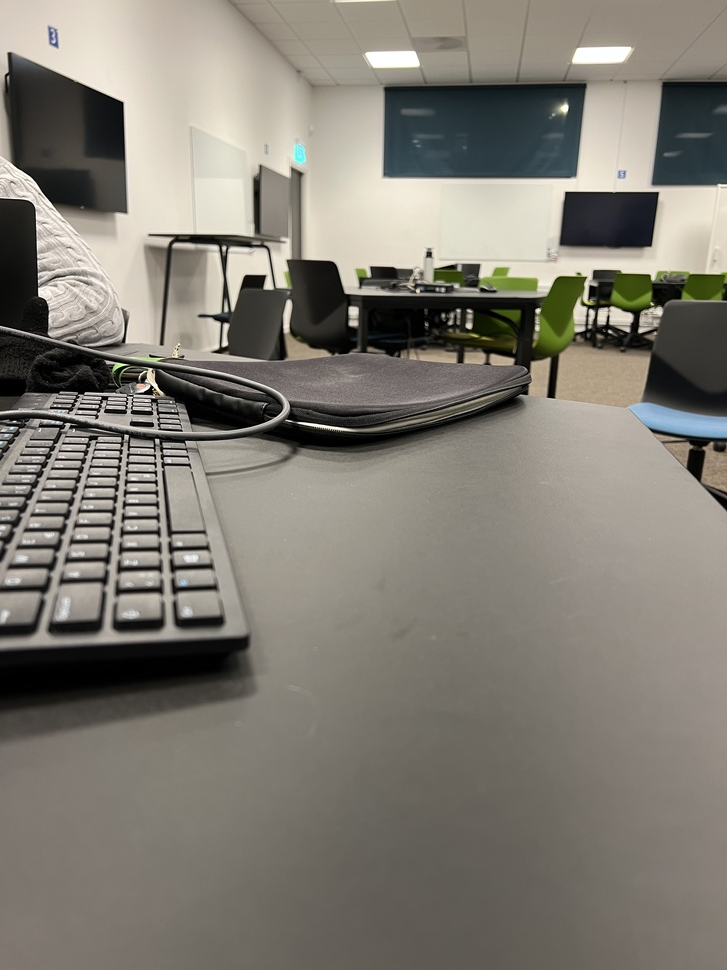
#> input picture Assignment3/start2.jpeg, 727 x 970 px, shrunk from 3024 x 4032 before the run
$ python harris.py   (older library calls are emulated)
#> lines starting #> are read from the running program, lines starting #| are printed output that depends on the picture; after the words box and inside, x2 and y2 are one past the last pixel; in counts of white or black regions, pixels touching at a corner belong together
import cv2
import numpy as np
import matplotlib.pyplot as plt


def harris(img_name, window_size, k, threshold):
#> called with img_name = 'start2.jpeg', window_size = 5, k = 0.04, threshold = 0.3
    img = cv2.imread(img_name)
#> img is the input picture: shape (970, 727, 3); mean B, G, R 115.4, 124.5, 128.6
    gray = cv2.cvtColor(img, cv2.COLOR_BGR2GRAY)
    img_gauss = cv2.GaussianBlur(gray, (3, 3), 0)
    h = img.shape[0]
#> h = 970
    w = img.shape[1]
#> w = 727

    matrix_r = np.zeros((h, w))

    dx = cv2.Sobel(img_gauss, cv2.CV_64F,1,0, ksize=3)
    dy = cv2.Sobel(img_gauss, cv2.CV_64F, 0, 1, ksize=3)

    dx2 = np.square(dx)
    dy2 = np.square(dy)
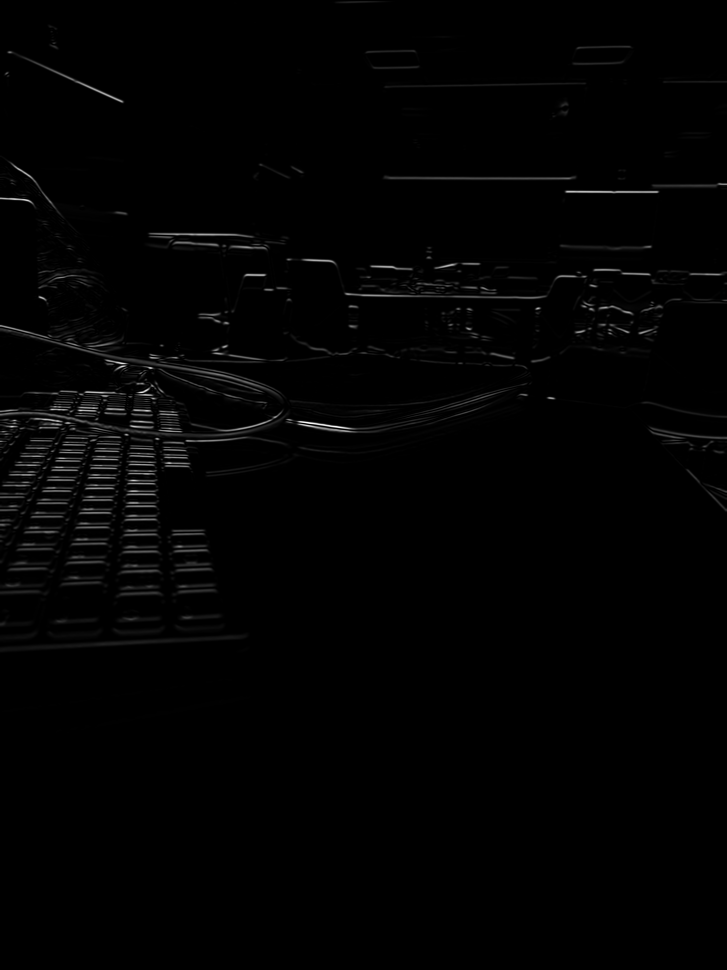
#> dy2: shape (970, 727) float64; min 0, max 525625, mean 5271.9; drawn with min black and max white
    dxy = dx * dy
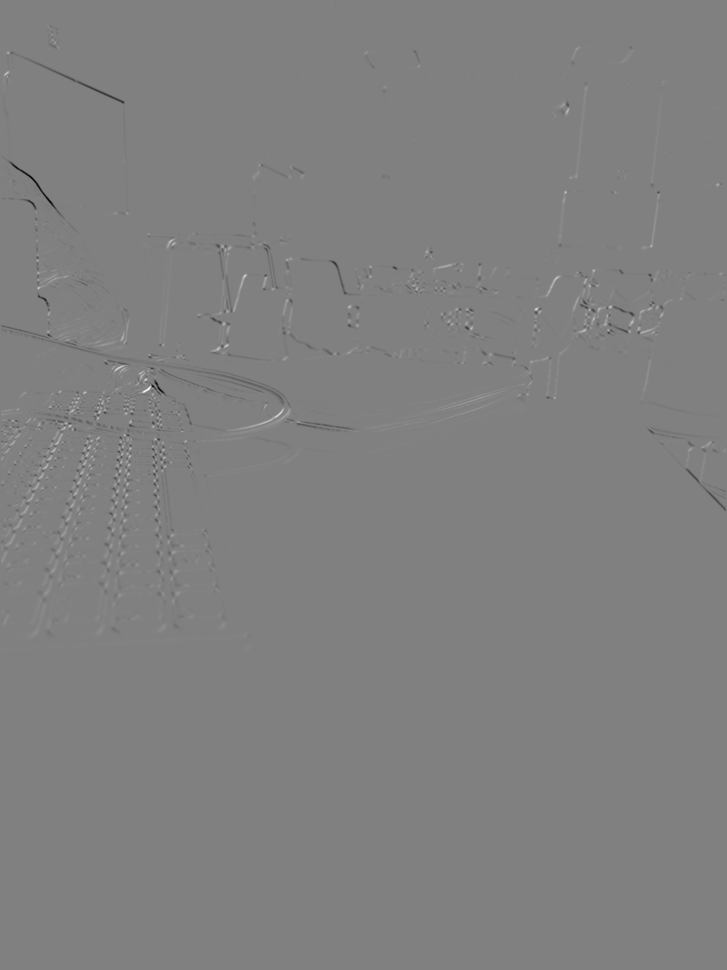
#> dxy: shape (970, 727) float64; min -257439, max 253239, mean -100.5; drawn with min black and max white

    offset = int(window_size/2)
    print("Finding corners...")
    for y in range(offset, h-offset):
        for x in range(offset, w-offset):
            sx2 = np.sum(dx2[y-offset:y+1+offset, x-offset:x+1+offset])
            sy2 = np.sum(dy2[y-offset:y+1+offset, x-offset:x+1+offset])
            sxy = np.sum(dxy[y-offset:y+1+offset, x-offset:x+1+offset])

            H = np.array([[sx2, sxy], [sxy, sy2]])
            det = np.linalg.det(H)
            tr = np.matrix.trace(H)
            R = det - k * (tr ** 2)
            matrix_r[y - offset, x - offset] = R
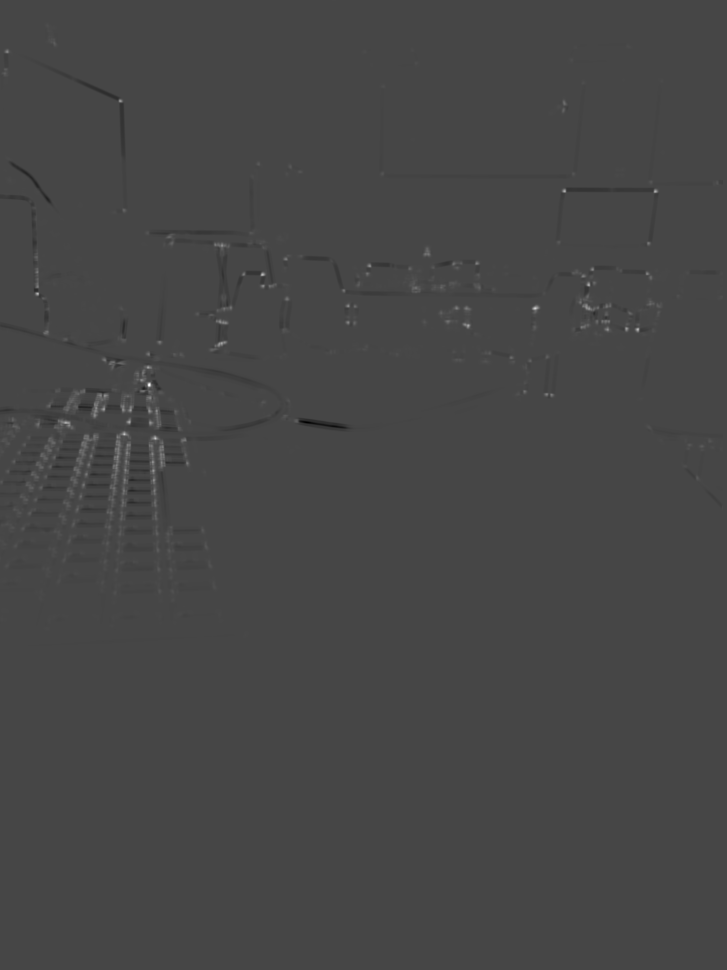
#> matrix_r: shape (970, 727) float64; min -2.21e+12, max 5.75e+12, mean 288057388.3; drawn with min black and max white

    cv2.normalize(matrix_r, matrix_r, 0, 1, cv2.NORM_MINMAX)
    for y in range(offset, h - offset):
        for x in range(offset, w - offset):
            value = matrix_r[y, x]
            if value > threshold:
                cv2.circle(img, (x, y), 3, (0, 255, 0))
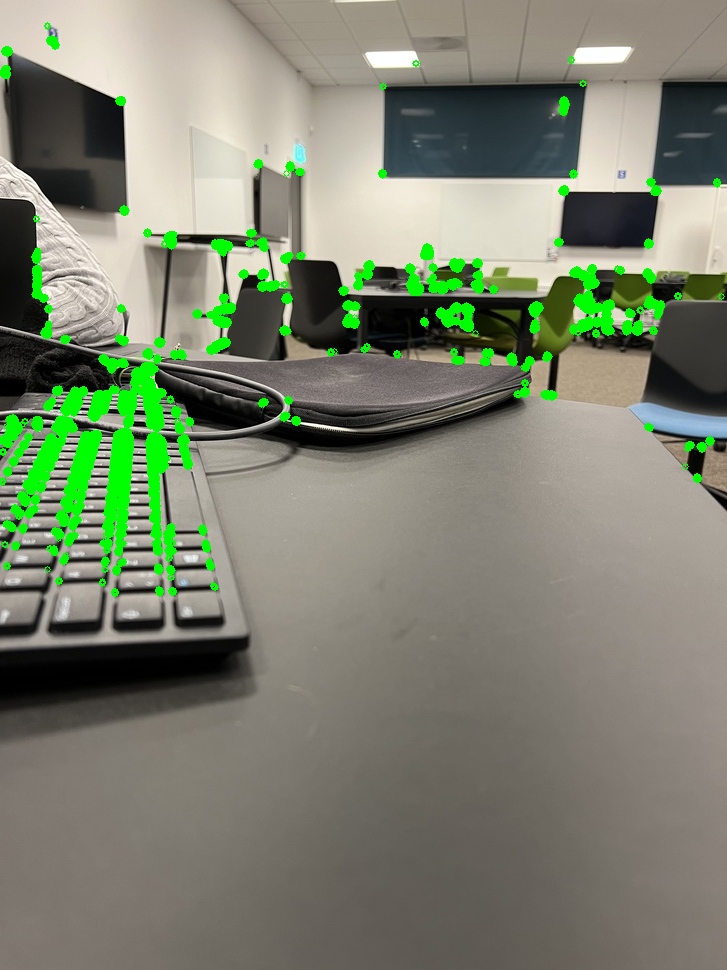
#> img: shape (970, 727, 3); 4.15% of pixels changed, all inside (x1, y1, x2, y2) = (0, 22, 725, 597)

    plt.figure("Harris detector")
    plt.imshow(cv2.cvtColor(img, cv2.COLOR_BGR2RGB)), plt.title("My Harris")
    plt.xticks([]), plt.yticks([])
    plt.show()

def cv2Harris(img_name):
#> called with img_name = 'start2.jpeg'
    img = cv2.imread(img_name)
    gray = cv2.cvtColor(img, cv2.COLOR_BGR2GRAY)

    harris = cv2.cornerHarris(gray, 2, 3, 0.04)
    harris = cv2.dilate(harris, None)
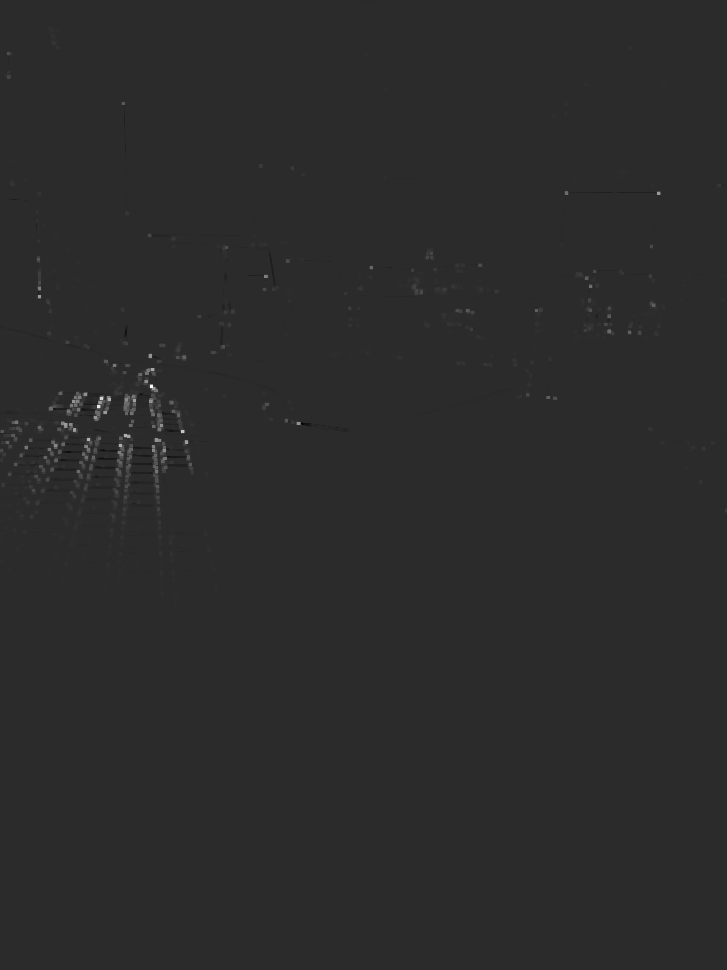
#> harris: shape (970, 727) float32; min -0.00788, max 0.0382, mean 5.19e-05; drawn with min black and max white
    img[harris > 0.01 * harris.max()] = [0, 0, 255]

    plt.figure("Harris detector")
    plt.imshow(cv2.cvtColor(img, cv2.COLOR_BGR2RGB)), plt.title("CV2 Harris")
    plt.xticks([]), plt.yticks([])
    plt.show()

def cv2Sift(img_name):
#> called with img_name = 'start2.jpeg'
    img = cv2.imread(img_name)
    gray = cv2.cvtColor(img, cv2.COLOR_BGR2GRAY)
    sift = cv2.SIFT_create()
    kp = sift.detect(gray, None)
#> kp = 1634 keypoints; strongest (x, y, size): (538, 311, 3.5), (469, 326, 4.4), (564, 108, 6.4), (429, 254, 4.5)

    img = cv2.drawKeypoints(img, kp, img)
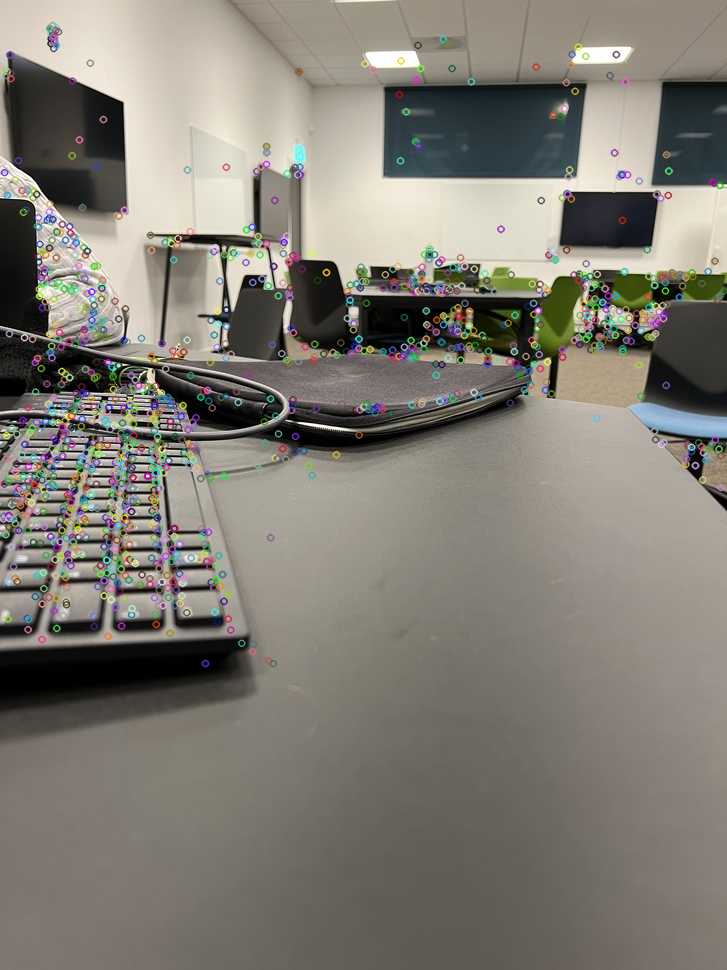
#> img: shape (970, 727, 3); mean B, G, R 116, 124.9, 128.9
    plt.figure("SIFT Detector")
    plt.imshow(img), plt.title("SIFT")
    plt.xticks([]), plt.yticks([])
    plt.show()

img_name = "start2.jpeg"

harris(img_name, 5, 0.04, 0.30)
cv2Harris(img_name)
cv2Sift(img_name)
